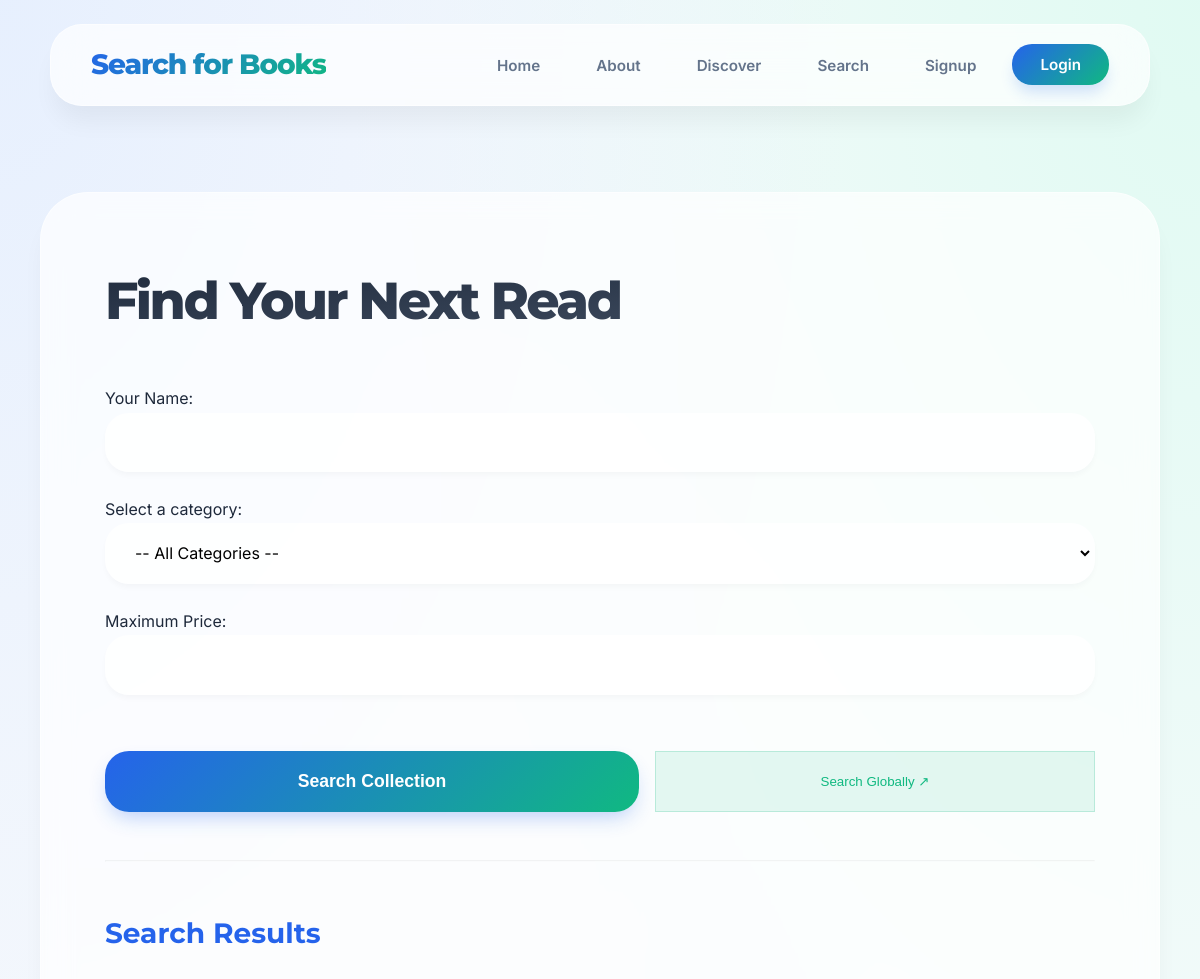
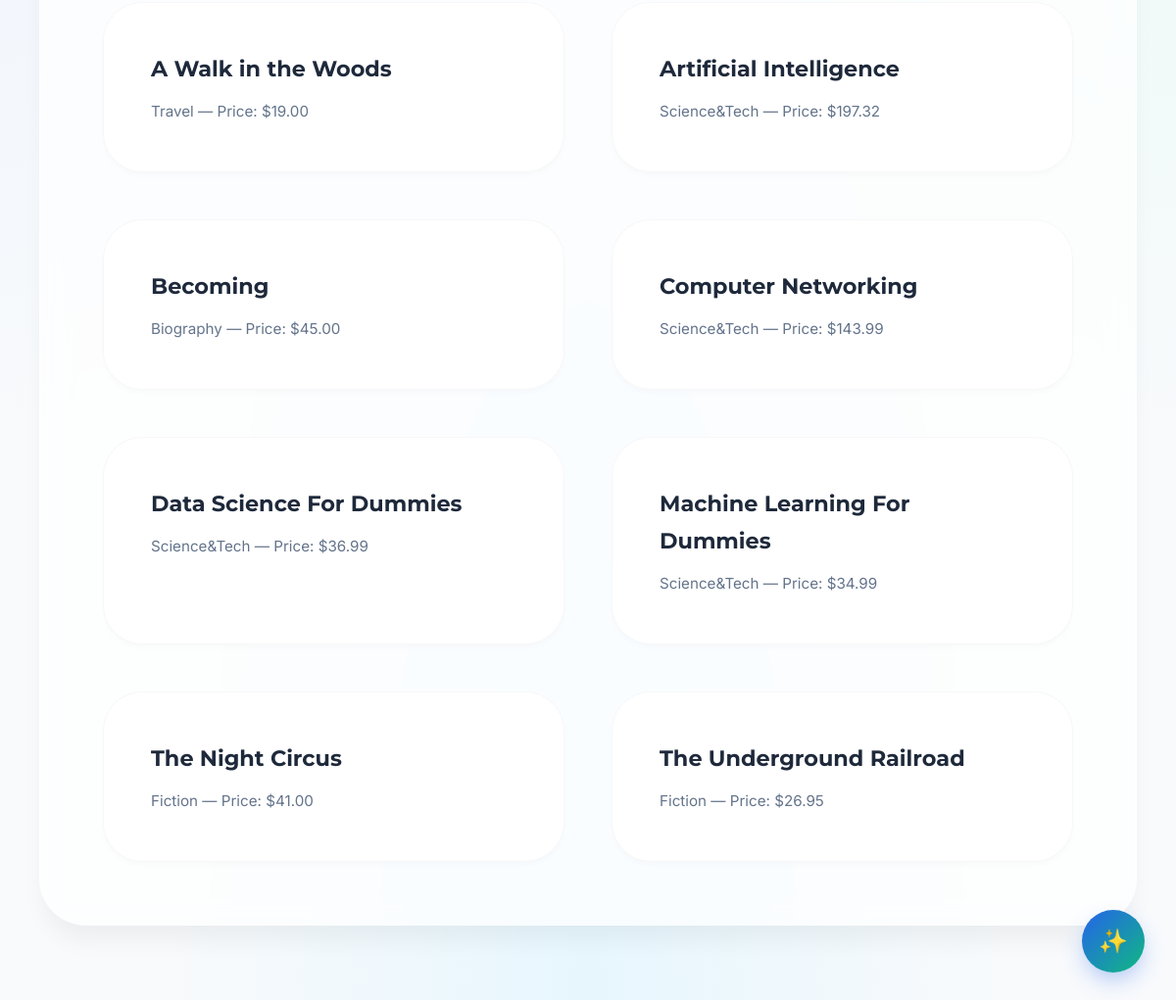
/myapp/findbooks/, run on the app's committed database (2 pictures, top to bottom).
### myapp/models.py (models this page shows, shortened)
class Book(models.Model):
    CATEGORY_CHOICES = [
        ('S', 'Science&Tech'),
        ('F', 'Fiction'),
        ('B', 'Biography'),
        ('T', 'Travel'),
        ('O', 'Other')
    ]
    title = models.CharField(max_length=200)
    category = models.CharField(max_length=1, choices=CATEGORY_CHOICES, default='S')
    num_pages = models.PositiveIntegerField(default=100)
    price = models.DecimalField(max_digits=10, decimal_places=2)
    publisher = models.ForeignKey(Publisher, related_name='books', on_delete=models.CASCADE)
    description = models.TextField(blank=True, null=True)
    num_reviews = models.PositiveIntegerField(default=0)
    class Meta:
        ordering = ['title']

### myapp/views.py (the view, shortened to what this page needs)
# urls.py: path('findbooks/', views.findbooks, name='findbooks'),
def findbooks(request):
    form = SearchForm(request.GET or None)
    books = Book.objects.all()
    return render(request, 'myapp/findbooks.html', {
        'form': form,
        'books': books
    })

### myapp/forms.py
class SearchForm(forms.Form):
    name = forms.CharField(
        label='Your Name',
        max_length=100,
        required=False
    )
    category = forms.ChoiceField(
        label='Select a category:',
        choices=[
            ('', '-- All Categories --'),
            ('S', 'Science&Tech'),
            ('F', 'Fiction'),
            ('B', 'Biography'),
            ('T', 'Travel'),
            ('O', 'Other'),
        ],
        required=False
    )
    max_price = forms.IntegerField(
        label='Maximum Price',
        min_value=0,
        required=True
    )

### myapp/templates/myapp/findbooks.html (shortened to what this page needs)
{% extends 'myapp/base.html' %}
{% block myhdg %}Search for Books{% endblock %}
{% block body_block %}
    <div class="search-section">
        <h2>Find Your Next Read</h2>
        <form method="get" class="glass-form">
            {{ form.as_p }}
            <div style="display: flex; gap: 1rem; margin-top: 2rem;">
                <button type="submit" style="flex: 1;">Search Collection</button>
                <button type="button" onclick="const q = document.querySelector('input[name=\'name\']').value; if(q) window.open('https://www.google.com/search?q=' + encodeURIComponent(q) + '+book', '_blank'); else alert('Please enter a book name first');" style="background: rgba(16, 185, 129, 0.1); color: var(--primary-green); border: 1px solid rgba(16, 185, 129, 0.2); flex: 1;">Search Globally &nearr;</button>
            </div>
        </form>
    </div>
    <hr style="margin: 3rem 0; opacity: 0.1;">
    <h3>Search Results</h3>
    <div class="results-container" style="margin-top: 1.5rem;">
        {% if books %}
            <ul class="book-list">
                {% for book in books %}
                    <li class="book-item">
                        <a href="{% url 'myapp:detail' book.id %}">{{ book.title }}</a>
                        <p>{{ book.get_category_display }} — Price: ${{ book.price }}</p>
                    </li>
                {% endfor %}
            </ul>
        {% else %}
            <p>No books found matching your criteria.</p>
        {% endif %}
    </div>
{% endblock %}

### myapp/static/myapp/style.css (style rules this page uses)
:root { --primary-blue: #2563eb; --primary-green: #10b981; --bg-main: #f8fafc; --text-main: #1e293b; --text-muted: #64748b; --glass-bg: rgba(255, 255, 255, 0.7); --glass-border: rgba(255, 255, 255, 0.5); --card-shadow: 0 20px 25px -5px rgba(0, 0, 0, 0.05), 0 8px 10px -6px rgba(0, 0, 0, 0.01); --accent-gradient: linear-gradient(135deg, var(--primary-blue) 0%, var(--primary-green) 100%); --font-heading: 'Montserrat', sans-serif; --font-body: 'Inter', sans-serif; }
* { margin: 0; padding: 0; box-sizing: border-box; transition: all 0.4s cubic-bezier(0.165, 0.84, 0.44, 1); }
body { font-family: var(--font-body); color: var(--text-main); background-color: var(--bg-main); background-image: radial-gradient(at 0% 0%, hsla(217, 91%, 95%, 1) 0, transparent 50%), radial-gradient(at 100% 0%, hsla(162, 72%, 93%, 1) 0, transparent 50%), radial-gradient(at 50% 100%, hsla(199, 89%, 95%, 1) 0, transparent 50%); min-height: 100vh; display: flex; flex-direction: column; overflow-x: hidden; line-height: 1.7; }
h2 { font-family: var(--font-heading); font-size: 3.25rem; font-weight: 800; letter-spacing: -0.05em; margin-bottom: 2.5rem; background: linear-gradient(to bottom right, #1e293b, #475569); -webkit-background-clip: text; background-clip: text; -webkit-text-fill-color: transparent; }
h3 { font-family: var(--font-heading); font-size: 1.75rem; margin-bottom: 1.5rem; color: var(--primary-blue); }
.book-list { display: grid; grid-template-columns: repeat(auto-fill, minmax(320px, 1fr)); gap: 3rem; list-style: none; }
.book-item { background: white; border: 1px solid rgba(0, 0, 0, 0.03); border-radius: 2.5rem; padding: 3rem; position: relative; overflow: hidden; box-shadow: 0 4px 6px -1px rgba(0, 0, 0, 0.02); }
.book-item::before { content: ''; position: absolute; top: 0; left: 0; width: 6px; height: 100%; background: var(--accent-gradient); opacity: 0; transition: opacity 0.3s; }
.book-item a { text-decoration: none; color: var(--text-main); font-family: var(--font-heading); font-size: 1.4rem; font-weight: 700; display: block; margin-bottom: 0.75rem; }
.book-item p { color: var(--text-muted); font-size: 0.95rem; }
input, select, textarea { width: 100%; background: rgba(255, 255, 255, 0.8); border: 2px solid transparent; border-radius: 1.5rem; padding: 1.1rem 1.5rem; font-family: var(--font-body); font-size: 1rem; margin-bottom: 1.5rem; box-shadow: 0 4px 6px -1px rgba(0, 0, 0, 0.03); }
button[type="submit"], input[type="submit"] { background: var(--accent-gradient); color: white; border: none; border-radius: 1.5rem; padding: 1.25rem 3rem; font-weight: 800; font-size: 1.1rem; cursor: pointer; box-shadow: 0 10px 20px -5px rgba(37, 99, 235, 0.3); }

### data on the page
Book: title "A Walk in the Woods", category "Travel", price "19.00"
Book: title "Artificial Intelligence", category "Science&Tech", price "197.32"
Book: title "Becoming", category "Biography", price "45.00"
Book: title "Computer Networking", category "Science&Tech", price "143.99"
Book: title "Data Science For Dummies", category "Science&Tech", price "36.99"
Book: title "Machine Learning For Dummies", category "Science&Tech", price "34.99"
Book: title "The Night Circus", category "Fiction", price "41.00"
Book: title "The Underground Railroad", category "Fiction", price "26.95"
